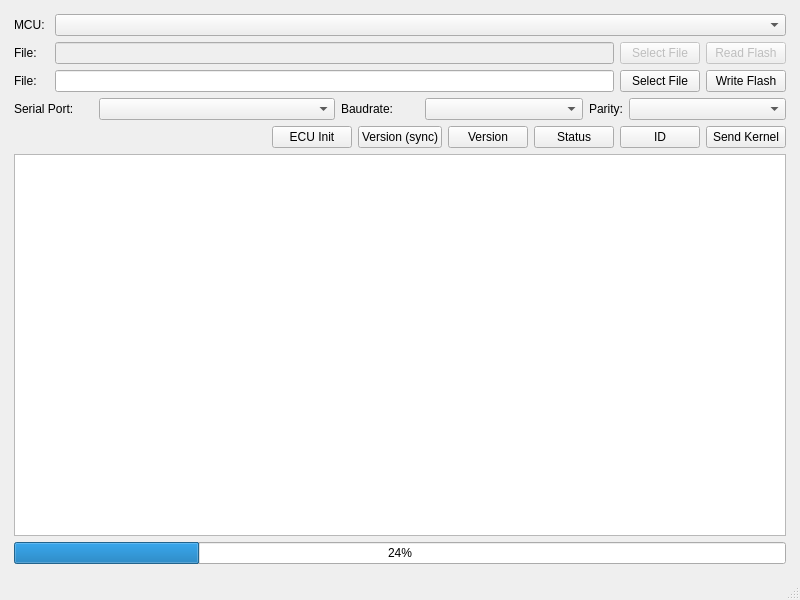
<?xml version="1.0" encoding="UTF-8"?>
<ui version="4.0">
 <class>MainWindow</class>
 <widget class="QMainWindow" name="MainWindow">
  <property name="geometry">
   <rect>
    <x>0</x>
    <y>0</y>
    <width>800</width>
    <height>600</height>
   </rect>
  </property>
  <property name="windowTitle">
   <string>MainWindow</string>
  </property>
  <widget class="QWidget" name="centralwidget">
   <layout class="QVBoxLayout" name="verticalLayout">
    <item>
     <layout class="QVBoxLayout" name="mainLayout">
      <property name="leftMargin">
       <number>5</number>
      </property>
      <property name="topMargin">
       <number>5</number>
      </property>
      <property name="rightMargin">
       <number>5</number>
      </property>
      <property name="bottomMargin">
       <number>5</number>
      </property>
      <item>
       <layout class="QHBoxLayout" name="horizontalLayout_3">
        <item>
         <widget class="QLabel" name="label">
          <property name="sizePolicy">
           <sizepolicy hsizetype="Preferred" vsizetype="Preferred">
            <horstretch>0</horstretch>
            <verstretch>0</verstretch>
           </sizepolicy>
          </property>
          <property name="minimumSize">
           <size>
            <width>35</width>
            <height>0</height>
           </size>
          </property>
          <property name="text">
           <string>MCU:</string>
          </property>
         </widget>
        </item>
        <item>
         <widget class="QComboBox" name="mcuModelComboBox">
          <property name="sizePolicy">
           <sizepolicy hsizetype="Expanding" vsizetype="Fixed">
            <horstretch>6</horstretch>
            <verstretch>0</verstretch>
           </sizepolicy>
          </property>
         </widget>
        </item>
       </layout>
      </item>
      <item>
       <layout class="QHBoxLayout" name="horizontalLayout">
        <item>
         <widget class="QLabel" name="label_2">
          <property name="minimumSize">
           <size>
            <width>35</width>
            <height>0</height>
           </size>
          </property>
          <property name="text">
           <string>File:</string>
          </property>
         </widget>
        </item>
        <item>
         <widget class="QLineEdit" name="readFlashLineEdit">
          <property name="enabled">
           <bool>false</bool>
          </property>
         </widget>
        </item>
        <item>
         <widget class="QPushButton" name="readFlashFileDialogButton">
          <property name="enabled">
           <bool>false</bool>
          </property>
          <property name="sizePolicy">
           <sizepolicy hsizetype="Minimum" vsizetype="Fixed">
            <horstretch>0</horstretch>
            <verstretch>0</verstretch>
           </sizepolicy>
          </property>
          <property name="text">
           <string>Select File</string>
          </property>
         </widget>
        </item>
        <item>
         <widget class="QPushButton" name="readFlashButton">
          <property name="enabled">
           <bool>false</bool>
          </property>
          <property name="sizePolicy">
           <sizepolicy hsizetype="Minimum" vsizetype="Fixed">
            <horstretch>0</horstretch>
            <verstretch>0</verstretch>
           </sizepolicy>
          </property>
          <property name="text">
           <string>Read Flash</string>
          </property>
         </widget>
        </item>
       </layout>
      </item>
      <item>
       <layout class="QHBoxLayout" name="horizontalLayout_2">
        <item>
         <widget class="QLabel" name="label_3">
          <property name="minimumSize">
           <size>
            <width>35</width>
            <height>0</height>
           </size>
          </property>
          <property name="text">
           <string>File:</string>
          </property>
         </widget>
        </item>
        <item>
         <widget class="QLineEdit" name="writeFlashLineEdit"/>
        </item>
        <item>
         <widget class="QPushButton" name="writeFlashFileDialogButton">
          <property name="text">
           <string>Select File</string>
          </property>
         </widget>
        </item>
        <item>
         <widget class="QPushButton" name="writeFlashButton">
          <property name="text">
           <string>Write Flash</string>
          </property>
         </widget>
        </item>
       </layout>
      </item>
      <item>
       <layout class="QHBoxLayout" name="horizontalLayout_6">
        <item>
         <widget class="QLabel" name="label_4">
          <property name="sizePolicy">
           <sizepolicy hsizetype="Expanding" vsizetype="Preferred">
            <horstretch>1</horstretch>
            <verstretch>0</verstretch>
           </sizepolicy>
          </property>
          <property name="text">
           <string>Serial Port:</string>
          </property>
         </widget>
        </item>
        <item>
         <widget class="QComboBox" name="serialPortComboBox">
          <property name="sizePolicy">
           <sizepolicy hsizetype="Expanding" vsizetype="Preferred">
            <horstretch>3</horstretch>
            <verstretch>0</verstretch>
           </sizepolicy>
          </property>
         </widget>
        </item>
        <item>
         <widget class="QLabel" name="label_5">
          <property name="sizePolicy">
           <sizepolicy hsizetype="Preferred" vsizetype="Preferred">
            <horstretch>1</horstretch>
            <verstretch>0</verstretch>
           </sizepolicy>
          </property>
          <property name="text">
           <string>Baudrate:</string>
          </property>
         </widget>
        </item>
        <item>
         <widget class="QComboBox" name="baudRateComboBox">
          <property name="sizePolicy">
           <sizepolicy hsizetype="Preferred" vsizetype="Fixed">
            <horstretch>2</horstretch>
            <verstretch>0</verstretch>
           </sizepolicy>
          </property>
         </widget>
        </item>
        <item>
         <widget class="QLabel" name="label_6">
          <property name="text">
           <string>Parity:</string>
          </property>
         </widget>
        </item>
        <item>
         <widget class="QComboBox" name="parityComboBox">
          <property name="sizePolicy">
           <sizepolicy hsizetype="Preferred" vsizetype="Fixed">
            <horstretch>2</horstretch>
            <verstretch>0</verstretch>
           </sizepolicy>
          </property>
         </widget>
        </item>
       </layout>
      </item>
      <item>
       <layout class="QHBoxLayout" name="horizontalLayout_4">
        <item>
         <spacer name="horizontalSpacer">
          <property name="orientation">
           <enum>Qt::Horizontal</enum>
          </property>
          <property name="sizeHint" stdset="0">
           <size>
            <width>40</width>
            <height>20</height>
           </size>
          </property>
         </spacer>
        </item>
        <item>
         <widget class="QPushButton" name="ssmInitButton">
          <property name="text">
           <string>ECU Init</string>
          </property>
         </widget>
        </item>
        <item>
         <widget class="QPushButton" name="versionWithSyncButton">
          <property name="enabled">
           <bool>true</bool>
          </property>
          <property name="text">
           <string>Version (sync)</string>
          </property>
         </widget>
        </item>
        <item>
         <widget class="QPushButton" name="versionButton">
          <property name="text">
           <string>Version</string>
          </property>
         </widget>
        </item>
        <item>
         <widget class="QPushButton" name="statusButton">
          <property name="text">
           <string>Status</string>
          </property>
         </widget>
        </item>
        <item>
         <widget class="QPushButton" name="idCheckButton">
          <property name="text">
           <string>ID</string>
          </property>
         </widget>
        </item>
        <item>
         <widget class="QPushButton" name="sendKernelButton">
          <property name="text">
           <string>Send Kernel</string>
          </property>
         </widget>
        </item>
       </layout>
      </item>
      <item>
       <widget class="QTextEdit" name="logwindow"/>
      </item>
      <item>
       <widget class="QProgressBar" name="progressBar">
        <property name="value">
         <number>24</number>
        </property>
       </widget>
      </item>
     </layout>
    </item>
   </layout>
  </widget>
  <widget class="QMenuBar" name="menubar">
   <property name="geometry">
    <rect>
     <x>0</x>
     <y>0</y>
     <width>800</width>
     <height>23</height>
    </rect>
   </property>
  </widget>
  <widget class="QStatusBar" name="statusbar"/>
 </widget>
 <resources/>
 <connections/>
</ui>
